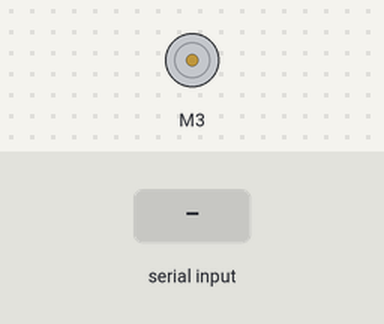
Recording of a sketch running on a simulated Arduino Uno, built with avr-gcc and run on an emulated ATmega328P. On the bench: DC motor (green arrow = forward, orange = backward, longer = faster). The inputs (shaded band) are chosen by the test bench.

Above: at 1.2 s.
1.3 s: "X90\n" received over Serial
At 1.7 s:
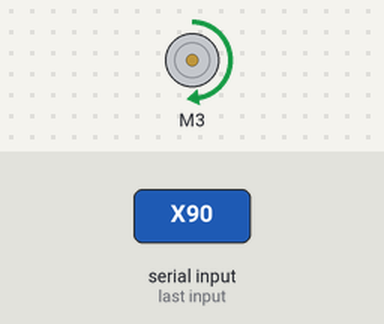
Timing chart, 0 to 11.8 s (numbered marks = the images above; inputs shaded):
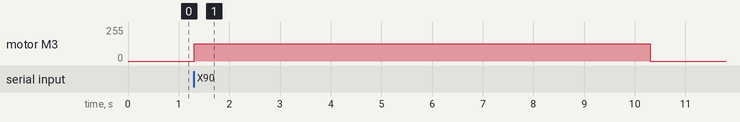

Measured:
- after the input at 1.3 s, motor M3: stopped → forward 128/255 at once, → stopped 9.0 s later

The sketch:

Arduino_StageGUI.ino
```cpp
#include "CytronMotorDriver.h"

// Define motor objects for each direction
CytronMD motorX(PWM_DIR, 3, 5);  // Motor for X direction
CytronMD motorY(PWM_DIR, 6, 9);  // Motor for Y direction
CytronMD motorZ(PWM_DIR, 10, 11); // Motor for Z direction

int steps_per_rotation = 200;   // Assuming 200 steps per rotation

void setup() {
  Serial.begin(9600);
}

void loop() {
  if (Serial.available() > 0) {
    char direction = Serial.read();  // Read the direction identifier ('X', 'Y', 'Z')
    int distance_mm = Serial.parseInt();  // Read distance value from serial input
    int steps = distance_mm * steps_per_rotation / 2;  // Convert mm to steps (assuming 2mm per rotation)

    CytronMD* motor = NULL;  // Pointer to the selected motor

    switch(direction) {
      case 'X':
        motor = &motorX;
        break;
      case 'Y':
        motor = &motorY;
        break;
      case 'Z':
        motor = &motorZ;
        break;
      default:
        return;  // If the direction is invalid, do nothing
    }

    if (motor != NULL) {
      if (steps > 0) {
        motor->setSpeed(128);  // Set motor speed for clockwise rotation
      } else if (steps < 0) {
        motor->setSpeed(-128);  // Set motor speed for counterclockwise rotation
      }

      delay(abs(steps));  // Adjust delay based on motor speed and mechanical setup

      motor->setSpeed(0);  // Stop motor
    }
  }
}
```
